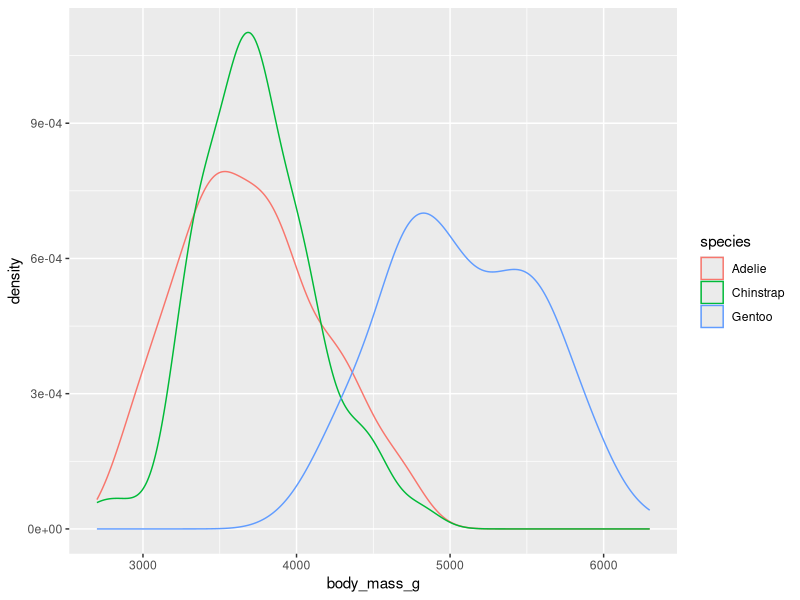

Write R code to recreate this figure.
## ---- chunk 1
knitr::opts_chunk$set(echo = TRUE)
## ---- chunk 2

library (palmerpenguins)
library(tidyverse)

View(penguins)
dim(penguins)
ncol(penguins)
head(penguins)
## ---- chunk 3
ggplot(penguins)+
  geom_density(mapping = aes(x=body_mass_g, color=species))
